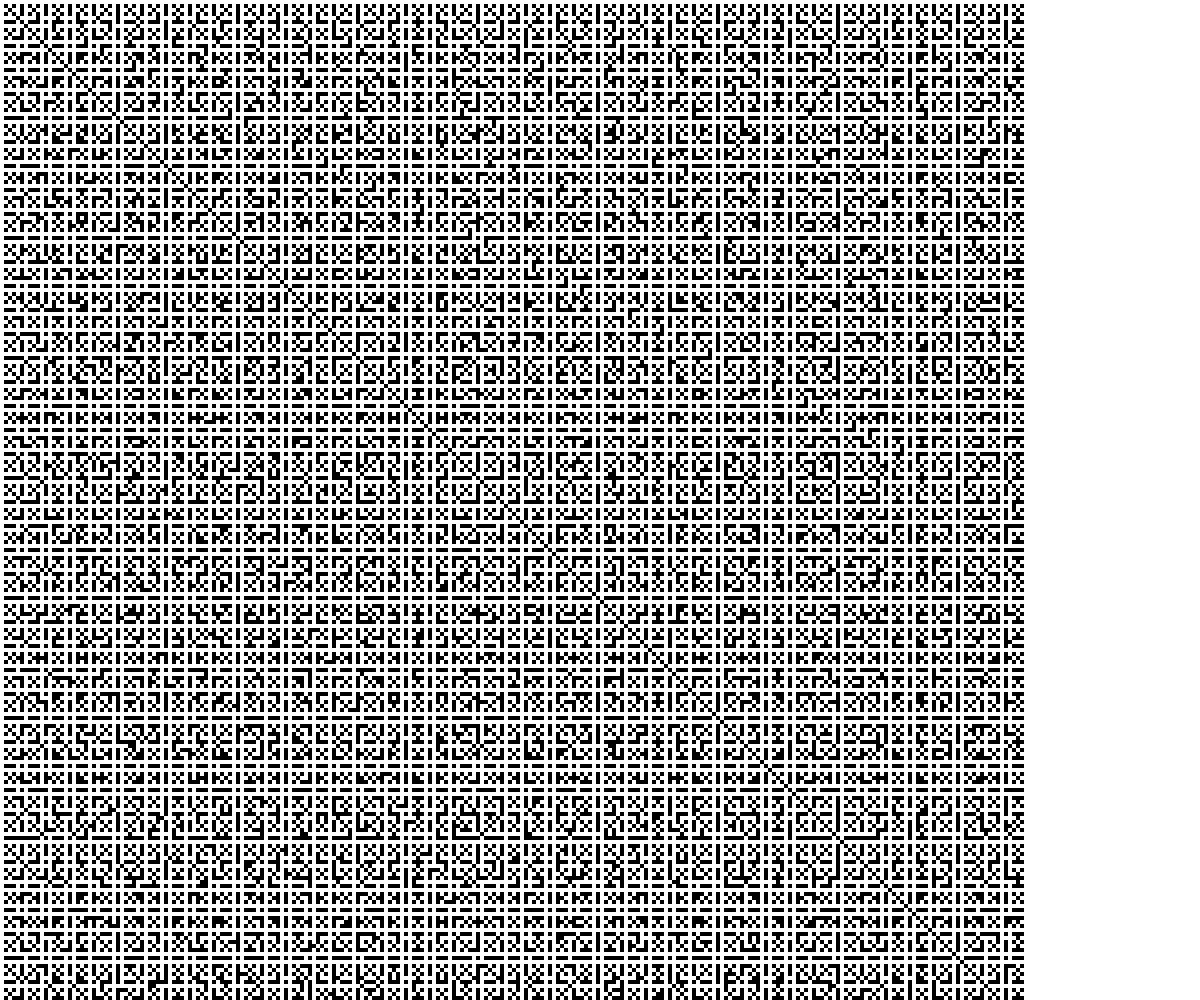
Frame 1 (no input)
Frame 2 (the mouse pressed at the canvas centre, redrawn once): identical to frame 1, image omitted

The p5.js sketch that drew this single still picture (run headless with seeded random() and noise() and a simulated clock; the mouse was pressed at the canvas centre and the sketch redrawn once):

// p5.js sketch
// ── sketch.js
let cell_size = 4
let grid_size 
function setup() {
  createCanvas(windowWidth, windowHeight);
  grid_size = 256 
   noLoop();
}

function draw() {
  background(255)
  noStroke(0)
  for (let row = 0; row < grid_size; row++) {
    for (let col = 0; col < grid_size; col++) {
      if (gcd(col + 1, row + 1) == 1) {
        fill(255)
      }
      else {
        fill(0)
      }
      rect(col * cell_size, row * cell_size, cell_size, cell_size)
    }
  }
}

function windowResized() {
  resizeCanvas(windowWidth, windowHeight);
}

// Function to return gcd of a and b
function gcd(a,b)
{
    let result = Math.min(a, b); // Find Minimum of a nd b
    while (result > 0) {
        if (a % result == 0 && b % result == 0) {
            break;
        }
        result--;
    }
    return result; // return gcd of a nd b
}
